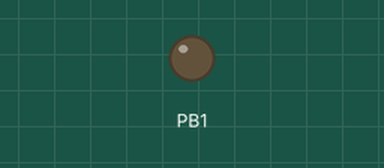
The sketch below on a simulated ATtiny85, built with avr-gcc and run on an emulated ATtiny85. Shown: output pins drawn as LEDs (lit = HIGH).

Above: at 9.5 s.
At 14.6 s:
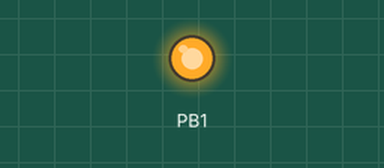
Timing chart, 0 to 17.7 s (numbered marks = the images above):
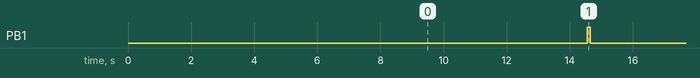

The sketch:

sketch_not_exist_cat.ino
```cpp
#include "DigiKeyboard.h"

void setup() {
  pinMode(1, OUTPUT);

  DigiKeyboard.update();
  DigiKeyboard.sendKeyStroke(0);
  DigiKeyboard.delay(1000);

  // 「ファイル名を指定して実行」を起動
  DigiKeyboard.sendKeyStroke(KEY_R, MOD_GUI_LEFT);
  DigiKeyboard.delay(1000);

  // 存在しない猫を見せる
  DigiKeyboard.print("www.thiscatdoesnotexist.com");
  DigiKeyboard.delay(500);
  DigiKeyboard.sendKeyStroke(KEY_ENTER);
  DigiKeyboard.delay(2000);

  // 画面を最大化する
  DigiKeyboard.sendKeyStroke(KEY_F11);
}

void loop() {
  // 10秒待機
  DigiKeyboard.delay(10000);
  digitalWrite(1, HIGH);

  // 更新をかける
  DigiKeyboard.sendKeyStroke(KEY_F5);
  DigiKeyboard.delay(100);

  // LED消灯
  digitalWrite(1, LOW);
}
```

Measured:
- by itself, PB1: alternates HIGH for 0.10 s and LOW for 10.0 s
